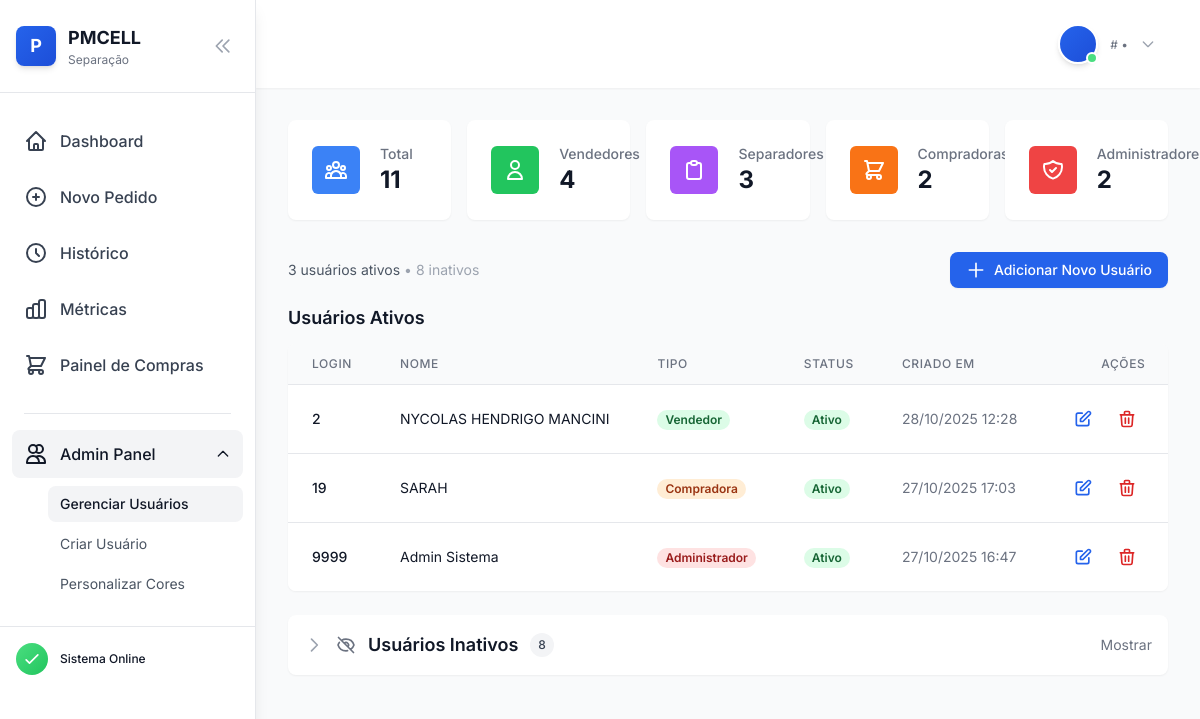
Screenshot of /usuarios/ (signed in) with the database file from the repository.
### core/models.py (models this page shows, shortened)
class Usuario(AbstractBaseUser):
    numero_login = models.IntegerField(
        unique=True,
        verbose_name='Número de Login',
        help_text='Número único para identificação do usuário'
    )
    nome = models.CharField(
        max_length=200,
        verbose_name='Nome Completo'
    )
    tipo = models.CharField(
        max_length=20,
        choices=TipoUsuario.choices,
        default=TipoUsuario.SEPARADOR,
        verbose_name='Tipo de Usuário'
    )
    ativo = models.BooleanField(
        default=True,
        verbose_name='Ativo'
    )
    is_admin = models.BooleanField(
        default=False,
        verbose_name='Administrador'
    )
    criado_em = models.DateTimeField(
        auto_now_add=True,
        verbose_name='Criado em'
    )
    atualizado_em = models.DateTimeField(
        auto_now=True,
        verbose_name='Atualizado em'
    )
    objects = UsuarioManager()
    USERNAME_FIELD = 'numero_login'
    REQUIRED_FIELDS = ['nome']
    class Meta:
        verbose_name = 'Usuário'
        verbose_name_plural = 'Usuários'
        ordering = ['numero_login']

### core/presentation/web/views.py (the view)
# urls.py: path('usuarios/', AdminPanelView.as_view(), name='admin_panel'),  # Painel Admin
@method_decorator(login_required, name='dispatch')
class AdminPanelView(View):
    template_name = 'admin_panel.html'
    def dispatch(self, request, *args, **kwargs):
        usuario = Usuario.objects.get(id=request.session.get('usuario_id'))
        if not usuario.is_admin:
            messages.error(request, 'Acesso negado. Apenas administradores podem acessar esta página.')
            return redirect('dashboard')
        return super().dispatch(request, *args, **kwargs)
    def get(self, request):
        usuarios_ativos = Usuario.objects.filter(ativo=True).order_by('numero_login')
        usuarios_inativos = Usuario.objects.filter(ativo=False).order_by('numero_login')
        total_usuarios = Usuario.objects.count()
        total_ativos = usuarios_ativos.count()
        total_inativos = usuarios_inativos.count()
        por_tipo = {
            'VENDEDOR': Usuario.objects.filter(tipo='VENDEDOR').count(),
            'SEPARADOR': Usuario.objects.filter(tipo='SEPARADOR').count(),
            'COMPRADORA': Usuario.objects.filter(tipo='COMPRADORA').count(),
            'ADMINISTRADOR': Usuario.objects.filter(tipo='ADMINISTRADOR').count(),
        }
        context = {
            'usuarios_ativos': usuarios_ativos,
            'usuarios_inativos': usuarios_inativos,
            'total_usuarios': total_usuarios,
            'total_ativos': total_ativos,
            'total_inativos': total_inativos,
            'estatisticas': por_tipo,
        }
        return render(request, self.template_name, context)

### templates/admin_panel.html (shortened to what this page needs)
{% extends "base.html" %}
{% block content %}
{% include "partials/_sidebar_menu.html" %}
<div class="min-h-screen bg-gray-50 lg:pl-64" x-data="{ showDeleteModal: false, usuarioParaDeletar: null, mostrarInativos: false }">
    <header class="bg-white shadow-sm sticky top-0 z-30">
        <div class="max-w-7xl mx-auto px-4 sm:px-6 lg:px-8 py-4">
            <div class="flex justify-between items-center">
                <div class="flex items-center">
                    {% include "partials/_user_dropdown.html" %}
                </div>
            </div>
        </div>
    </header>
    <main class="max-w-7xl mx-auto px-4 sm:px-6 lg:px-8 py-8">
        <div class="grid grid-cols-1 md:grid-cols-5 gap-4 mb-8">
            <div class="bg-white rounded-lg shadow-sm p-6">
                <div class="flex items-center">
                    <div class="flex-shrink-0 bg-blue-500 rounded-md p-3">
                    </div>
                    <div class="ml-5">
                        <p class="text-sm font-medium text-gray-500">Total</p>
                        <p class="text-2xl font-bold text-gray-900">{{ total_usuarios }}</p>
                    </div>
                </div>
            </div>
            <div class="bg-white rounded-lg shadow-sm p-6">
                <div class="flex items-center">
                    <div class="flex-shrink-0 bg-green-500 rounded-md p-3">
                        <svg class="h-6 w-6 text-white" fill="none" viewBox="0 0 24 24" stroke="currentColor">
                            <path stroke-linecap="round" stroke-linejoin="round" stroke-width="2" d="M16 7a4 4 0 11-8 0 4 4 0 018 0zM12 14a7 7 0 00-7 7h14a7 7 0 00-7-7z" />
                        </svg>
                    </div>
                    <div class="ml-5">
                        <p class="text-sm font-medium text-gray-500">Vendedores</p>
                        <p class="text-2xl font-bold text-gray-900">{{ estatisticas.VENDEDOR }}</p>
                    </div>
                </div>
            </div>
            <div class="bg-white rounded-lg shadow-sm p-6">
                <div class="flex items-center">
                    <div class="flex-shrink-0 bg-purple-500 rounded-md p-3">
                        <svg class="h-6 w-6 text-white" fill="none" viewBox="0 0 24 24" stroke="currentColor">
                            <path stroke-linecap="round" stroke-linejoin="round" stroke-width="2" d="M9 5H7a2 2 0 00-2 2v12a2 2 0 002 2h10a2 2 0 002-2V7a2 2 0 00-2-2h-2M9 5a2 2 0 002 2h2a2 2 0 002-2M9 5a2 2 0 012-2h2a2 2 0 012 2" />
                        </svg>
                    </div>
                    <div class="ml-5">
                        <p class="text-sm font-medium text-gray-500">Separadores</p>
                        <p class="text-2xl font-bold text-gray-900">{{ estatisticas.SEPARADOR }}</p>
                    </div>
                </div>
            </div>
            <div class="bg-white rounded-lg shadow-sm p-6">
                <div class="flex items-center">
                    <div class="flex-shrink-0 bg-orange-500 rounded-md p-3">
                        <svg class="h-6 w-6 text-white" fill="none" viewBox="0 0 24 24" stroke="currentColor">
                            <path stroke-linecap="round" stroke-linejoin="round" stroke-width="2" d="M3 3h2l.4 2M7 13h10l4-8H5.4M7 13L5.4 5M7 13l-2.293 2.293c-.63.63-.184 1.707.707 1.707H17m0 0a2 2 0 100 4 2 2 0 000-4zm-8 2a2 2 0 11-4 0 2 2 0 014 0z" />
                        </svg>
                    </div>
                    <div class="ml-5">
                        <p class="text-sm font-medium text-gray-500">Compradoras</p>
                        <p class="text-2xl font-bold text-gray-900">{{ estatisticas.COMPRADORA }}</p>
                    </div>
                </div>
            </div>
            <div class="bg-white rounded-lg shadow-sm p-6">
                <div class="flex items-center">
                    <div class="flex-shrink-0 bg-red-500 rounded-md p-3">
                    </div>
                    <div class="ml-5">
                        <p class="text-sm font-medium text-gray-500">Administradores</p>
                        <p class="text-2xl font-bold text-gray-900">{{ estatisticas.ADMINISTRADOR }}</p>
                    </div>
                </div>
            </div>
        </div>
        <div class="mb-4 flex justify-between items-center">
            <div>
                <p class="text-sm text-gray-600">
                    {{ total_ativos }} usuário{{ total_ativos|pluralize }} ativo{{ total_ativos|pluralize }}
                    {% if total_inativos > 0 %}
                        <span class="text-gray-400">• {{ total_inativos }} inativo{{ total_inativos|pluralize }}</span>
                    {% endif %}
                </p>
            </div>
            <a href="{% url 'criar_usuario' %}" class="inline-flex items-center px-4 py-2 bg-blue-600 text-white text-sm font-medium rounded-lg hover:bg-blue-700 transition-colors shadow-sm">
                <svg class="w-5 h-5 mr-2" fill="none" stroke="currentColor" viewBox="0 0 24 24">
                    <path stroke-linecap="round" stroke-linejoin="round" stroke-width="2" d="M12 4v16m8-8H4"></path>
                </svg>
                Adicionar Novo Usuário
            </a>
        </div>
        <div class="mb-6">
            <h2 class="text-lg font-semibold text-gray-900 mb-3">Usuários Ativos</h2>
            <div class="bg-white rounded-lg shadow-sm overflow-hidden">
            <table class="min-w-full divide-y divide-gray-200">
                <thead class="bg-gray-50">
                    <tr>
                        <th class="px-6 py-3 text-left text-xs font-medium text-gray-500 uppercase tracking-wider">Login</th>
                        <th class="px-6 py-3 text-left text-xs font-medium text-gray-500 uppercase tracking-wider">Nome</th>
                        <th class="px-6 py-3 text-left text-xs font-medium text-gray-500 uppercase tracking-wider">Tipo</th>
                        <th class="px-6 py-3 text-left text-xs font-medium text-gray-500 uppercase tracking-wider">Status</th>
                        <th class="px-6 py-3 text-left text-xs font-medium text-gray-500 uppercase tracking-wider">Criado em</th>
                        <th class="px-6 py-3 text-right text-xs font-medium text-gray-500 uppercase tracking-wider">Ações</th>
                    </tr>
                </thead>
                <tbody class="bg-white divide-y divide-gray-200">
                    {% for u in usuarios_ativos %}
                    <tr class="hover:bg-gray-50">
                        <td class="px-6 py-4 whitespace-nowrap text-sm font-medium text-gray-900">{{ u.numero_login }}</td>
                        <td class="px-6 py-4 whitespace-nowrap text-sm text-gray-900">{{ u.nome }}</td>
                        <td class="px-6 py-4 whitespace-nowrap text-sm">
                            {% if u.tipo == 'VENDEDOR' %}
                                <span class="px-2 inline-flex text-xs leading-5 font-semibold rounded-full bg-green-100 text-green-800">
                                    Vendedor
                                </span>
                            {% elif u.tipo == 'SEPARADOR' %}
                                <span class="px-2 inline-flex text-xs leading-5 font-semibold rounded-full bg-purple-100 text-purple-800">
                                    Separador
                                </span>
                            {% elif u.tipo == 'COMPRADORA' %}
                                <span class="px-2 inline-flex text-xs leading-5 font-semibold rounded-full bg-orange-100 text-orange-800">
                                    Compradora
                                </span>
                            {% elif u.tipo == 'ADMINISTRADOR' %}
                                <span class="px-2 inline-flex text-xs leading-5 font-semibold rounded-full bg-red-100 text-red-800">
                                    Administrador
                                </span>
                            {% endif %}
                        </td>
                        <td class="px-6 py-4 whitespace-nowrap text-sm">
                            {% if u.ativo %}
                                <span class="px-2 inline-flex text-xs leading-5 font-semibold rounded-full bg-green-100 text-green-800">
                                    Ativo
                                </span>
                            {% else %}
                                <span class="px-2 inline-flex text-xs leading-5 font-semibold rounded-full bg-gray-100 text-gray-800">
                                    Inativo
                                </span>
                            {% endif %}
                        </td>
                        <td class="px-6 py-4 whitespace-nowrap text-sm text-gray-500">
                            {{ u.criado_em|date:"d/m/Y H:i" }}
                        </td>
                        <td class="px-6 py-4 whitespace-nowrap text-right text-sm font-medium">
                            <div class="flex justify-end space-x-2">
                                <a href="{% url 'editar_usuario' u.id %}"
                                   class="inline-flex items-center p-2 text-blue-600 hover:text-blue-900 hover:bg-blue-50 rounded-lg transition-colors"
                                   title="Editar usuário">
                                    <svg class="w-5 h-5" fill="none" stroke="currentColor" viewBox="0 0 24 24">
                                        <path stroke-linecap="round" stroke-linejoin="round" stroke-width="2" d="M11 5H6a2 2 0 00-2 2v11a2 2 0 002 2h11a2 2 0 002-2v-5m-1.414-9.414a2 2 0 112.828 2.828L11.828 15H9v-2.828l8.586-8.586z"></path>
                                    </svg>
                                </a>
                                <button type="button"
                                        @click="usuarioParaDeletar = { id: {{ u.id }}, nome: '{{ u.nome }}' }; showDeleteModal = true"
                                        class="inline-flex items-center p-2 text-red-600 hover:text-red-900 hover:bg-red-50 rounded-lg transition-colors"
                                        title="Excluir usuário">
                                    <svg class="w-5 h-5" fill="none" stroke="currentColor" viewBox="0 0 24 24">
                                        <path stroke-linecap="round" stroke-linejoin="round" stroke-width="2" d="M19 7l-.867 12.142A2 2 0 0116.138 21H7.862a2 2 0 01-1.995-1.858L5 7m5 4v6m4-6v6m1-10V4a1 1 0 00-1-1h-4a1 1 0 00-1 1v3M4 7h16"></path>
                                    </svg>
                                </button>
                            </div>
                        </td>
                    </tr>
                    {% empty %}
                    <tr>
                        <td colspan="6" class="px-6 py-4 text-center text-sm text-gray-500">
                            Nenhum usuário ativo encontrado.
                        </td>
                    </tr>
                    {% endfor %}
                </tbody>
            </table>
            </div>
        </div>
        {% if total_inativos > 0 %}
        <div class="mb-6">
            <button @click="mostrarInativos = !mostrarInativos"
                    class="w-full bg-white rounded-lg shadow-sm p-4 flex items-center justify-between hover:bg-gray-50 transition-colors">
                <div class="flex items-center space-x-3">
                    <svg class="w-5 h-5 text-gray-400 transition-transform duration-200"
                         :class="{ 'rotate-90': mostrarInativos }"
                         fill="none" stroke="currentColor" viewBox="0 0 24 24">
                        <path stroke-linecap="round" stroke-linejoin="round" stroke-width="2" d="M9 5l7 7-7 7"></path>
                    </svg>
                    <h2 class="text-lg font-semibold text-gray-900">Usuários Inativos</h2>
                    <span class="px-2 py-1 text-xs font-medium rounded-full bg-gray-100 text-gray-700">
                        {{ total_inativos }}
                    </span>
                </div>
                <span class="text-sm text-gray-500" x-text="mostrarInativos ? 'Ocultar' : 'Mostrar'"></span>
            </button>
        </div>
        {% endif %}
    </main>
</div>
{% endblock %}

### rows the page displays
Usuario: numero_login "2", nome "NYCOLAS HENDRIGO MANCINI", tipo "Vendedor", ativo "Ativo", criado_em "28/10/2025 12:28"
Usuario: numero_login "19", nome "SARAH", tipo "Compradora", ativo "Ativo", criado_em "27/10/2025 17:03"
Usuario: numero_login "9999", nome "Admin Sistema", tipo "Administrador", ativo "Ativo", criado_em "27/10/2025 16:47"

### other values shown
{{ total_usuarios }} "11"
{{ estatisticas.VENDEDOR }} "4"
{{ estatisticas.SEPARADOR }} "3"
{{ estatisticas.COMPRADORA }} "2"
{{ estatisticas.ADMINISTRADOR }} "2"
{{ total_ativos }} "3"
{{ total_inativos }} "8"
